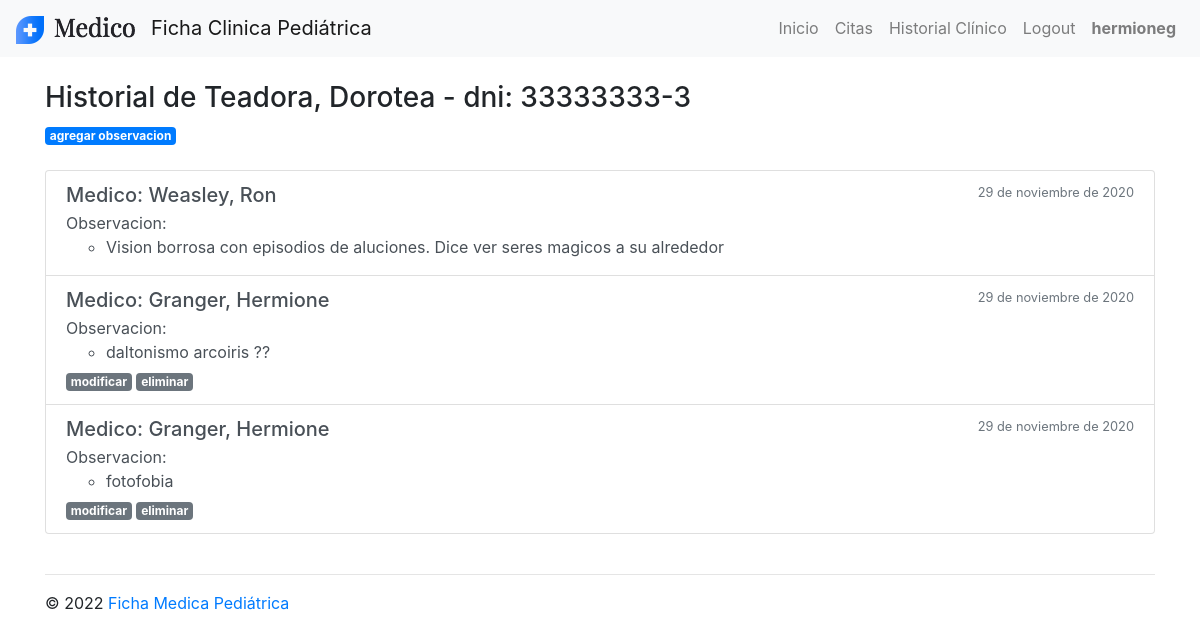
The page /historial/3 (signed in) on the database its author committed.
### pacientes/models.py (models this page shows)
class Paciente(models.Model):
    apellido = models.CharField('nombre del paciente', max_length = 50)
    nombre = models.CharField('apellido del paciente', max_length = 50)
    dni = models.CharField('dni del paciente', max_length = 10)
    activo = models.BooleanField(default=True)
    def __str__(self):
        return f'{str(self.apellido).capitalize()}, {str(self.nombre).capitalize()}'

### historial/models.py (models this page shows, shortened)
class HistorialObservacion(models.Model):
    paciente = models.ForeignKey(Paciente, on_delete = models.RESTRICT, related_name='hcpacientes')
    doctor = models.ForeignKey(User, on_delete = models.RESTRICT, related_name='hcdoctores')
    fecha = models.DateField()
    observacion = models.CharField(max_length=1000)

### historial/views.py (the view)
# urls.py: path("<int:id_paciente>", views.HistorialPaciente, name="historialpaciente"),
def HistorialPaciente(request, id_paciente):
    contexto = logueadoComo(request, ['gerencia', 'profesional'])
    if contexto:
        try:
            print('doc id: ', contexto['id_usuario'])
            print('paciente id: ', id_paciente)
            paciente = get_object_or_404(Paciente, id = id_paciente) # verifica exstencia de paciente
            turnos = Turno.objects.filter(paciente_id = id_paciente, doctor_id = contexto['id_usuario']) # verifica que el doctor haya atendido al paciente
        except Exception:
            raise Http404('no existe el paciente ')
        contexto['paciente'] = paciente
        observaciones = HistorialObservacion.objects.filter(paciente_id = id_paciente)
        contexto['observaciones'] = observaciones
        return render(request, "historial/historialpaciente.html", contexto)
    else:
        return HttpResponseRedirect(reverse("paginas:inicio"))

### usuarios/utilidades.py (called while the page is built)
def estado_auth(request):
    contexto = {}
    contexto['autenticado'] = request.user.is_authenticated
    contexto['usuario'] = request.user
    contexto['id_usuario'] = request.user.id
    contexto['grupos'] = [grupo['name'] for grupo in request.user.groups.all().values('name')]
    contexto['grupos_v'] = ', '.join(contexto['grupos'])
    contexto['id_pedidoactual'] = request.session['id_pedidoactual'] if 'id_pedidoactual' in request.session else None # verifica id_pedidoactual en sesion
    return contexto

def logueadoComo(request, grupo):
    pars = estado_auth(request)
    if set(grupo).intersection(pars['grupos']):
        return pars

### historial/templates/historial/historialpaciente.html (shortened to what this page needs)
{% extends "paginas/_layout.html" %}
{% block contenido %}
    <br>
    <h3>Historial de {{ paciente }} - dni: {{ paciente.dni }}</h3>
    <a class="badge badge-primary " href="{% url 'historial:crearobservacion' paciente.id %}">agregar observacion</a>
    <br><br>
    <ul class="list-group">
    {% for observacion in observaciones %}
        <li class="list-group-item list-group-item-action flex-column align-items-start">
            <div class="d-flex w-100 justify-content-between">
                <h5 class="mb-1">Medico: {{observacion.doctor.last_name|title}}, {{observacion.doctor.first_name|title}}</h5>
                <small class="text-muted">{{observacion.fecha}} </small>
            </div>
            <div>Observacion:
                <br>
                <ul>
                    <li>
                        <p class="mb-1">{{observacion.observacion}}</p>
                    </li>
                </ul>
            </div>
            {% if observacion.doctor.id == id_usuario %}
            <div>
                <a href="{% url 'historial:modificarobservacion' observacion.id %}" class="badge badge-secondary">modificar</a>
                <a href="{% url 'historial:eliminarobservacion' observacion.id %}" class="badge badge-secondary">eliminar</a>
            </div>
            {% endif %}
        </li>
    {% empty %}
        <li> no hay observaciones para el paciente </li>
    {% endfor %}
    </ul>
{% endblock contenido %}

### paginas/templates/paginas/_layout.html (shortened to what this page needs)
<!DOCTYPE html>
<html>
  <head>
    <link rel="stylesheet" href="https://maxcdn.bootstrapcdn.com/bootstrap/4.0.0/css/bootstrap.min.css" />
  </head>
  <body>
    <nav class="navbar navbar-expand-md navbar-light bg-light justify-content-between">
      <a class="navbar-brand" href={% url 'paginas:inicio' %}>
        {% load static %}
        <img src="{% static 'img/icono.png' %}" width="119" height="28" alt="">
      <a class="navbar-brand" href={% url 'paginas:inicio' %}>Ficha Clinica Pediátrica</a>
      <div class="collapse navbar-collapse" id="navbar0">
        <ul class="navbar-nav ml-auto mt-2 mt-lg-0">
          <li class="nav-item ">
            <a class="nav-link" href="{% url 'paginas:inicio' %}">Inicio<span class="sr-only">(current)</span></a>
          </li>
          {% if 'secretaria' in grupos or 'profesional' in grupos  or 'gerencia' in grupos %}
            <li class="nav-item">
              <a class="nav-link" href="{% url 'turnos:listado' %}">Citas</a>
            </li>
          {% endif %}
          {% if 'profesional' in grupos or 'gerencia' in grupos %}
            <li class="nav-item">
              <a class="nav-link" href="{% url 'historial:listado' %}">Historial Clínico</a>
            </li>
          {% endif %}
          {% if autenticado %}
            <li class="nav-item">
              <a class="nav-link" href="{% url 'usuarios:logout' %}">Logout</a>
            </li>
          {% else %}
            <li class="nav-item">
              <a class="nav-link" href="{% url 'usuarios:login' %}">Login</a>
            </li>
          {% endif %}
          <li class="nav-item">
            <a class="nav-link" href="{% url 'paginas:acercade' %}">
            {% if user.is_authenticated %}
              <strong>{{ usuario }}</strong>
            {% else %}
              acerca de
            {% endif %}
            </a>
          </li>
        </ul>
      </div>
    </nav>
    <div class="container">{% block contenido %} {% endblock contenido %}</div>
    <footer class="page-footer font-small mdb-color pt-4">
      <div class="container text-center text-md-left">
        <hr>
        <div class="row d-flex align-items-center">
          <div class="col-md-7 col-lg-8">
            <p class="text-center text-md-left">© 2022 <a href={% url 'paginas:inicio' %}>Ficha Medica Pediátrica</a></p>
          </div>
        </div>
      </div>
    </footer>
  </body>
</html>

### rows shown on the page
Paciente: apellido+nombre "Teadora, Dorotea", dni "33333333-3"
HistorialObservacion: doctor.last_name "Weasley", doctor.first_name "Ron", fecha "29 de noviembre de 2020", observacion "Vision borrosa con episodios de aluciones. Dice ver seres magicos a su alrededor"
HistorialObservacion: doctor.last_name "Granger", doctor.first_name "Hermione", fecha "29 de noviembre de 2020", observacion "daltonismo arcoiris ??", shows "modificar"
HistorialObservacion: doctor.last_name "Granger", doctor.first_name "Hermione", fecha "29 de noviembre de 2020", observacion "fotofobia", shows "modificar"

### other values the page prints
{{ usuario }} "hermioneg"
